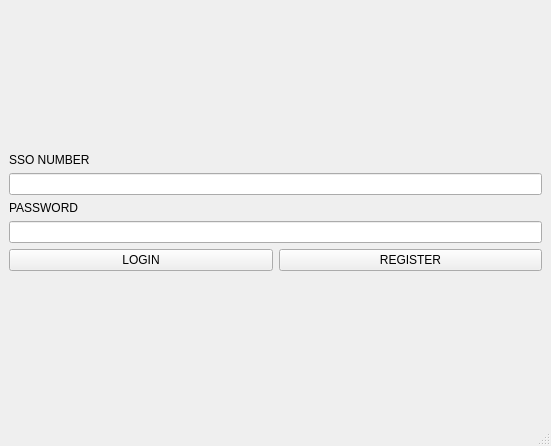
<?xml version="1.0" encoding="UTF-8"?>
<ui version="4.0">
 <class>MainWindow</class>
 <widget class="QMainWindow" name="MainWindow">
  <property name="geometry">
   <rect>
    <x>0</x>
    <y>0</y>
    <width>551</width>
    <height>446</height>
   </rect>
  </property>
  <property name="windowTitle">
   <string>MainWindow</string>
  </property>
  <widget class="QWidget" name="centralwidget">
   <layout class="QGridLayout" name="gridLayout">
    <item row="2" column="0" colspan="2">
     <widget class="QLineEdit" name="lineEdit_ssonumber"/>
    </item>
    <item row="6" column="0">
     <widget class="QPushButton" name="pushButton_login">
      <property name="text">
       <string>LOGIN</string>
      </property>
     </widget>
    </item>
    <item row="0" column="0" colspan="2">
     <spacer name="verticalSpacer_top">
      <property name="orientation">
       <enum>Qt::Orientation::Vertical</enum>
      </property>
      <property name="sizeHint" stdset="0">
       <size>
        <width>20</width>
        <height>40</height>
       </size>
      </property>
     </spacer>
    </item>
    <item row="1" column="0" colspan="2">
     <widget class="QLabel" name="label_ssonumber">
      <property name="text">
       <string>SSO NUMBER</string>
      </property>
     </widget>
    </item>
    <item row="6" column="1">
     <widget class="QPushButton" name="pushButton_register">
      <property name="text">
       <string>REGISTER</string>
      </property>
     </widget>
    </item>
    <item row="4" column="0" colspan="2">
     <widget class="QLabel" name="label_password">
      <property name="text">
       <string>PASSWORD</string>
      </property>
     </widget>
    </item>
    <item row="5" column="0" colspan="2">
     <widget class="QLineEdit" name="lineEdit_password"/>
    </item>
    <item row="7" column="0" colspan="2">
     <spacer name="verticalSpacer_bottom">
      <property name="orientation">
       <enum>Qt::Orientation::Vertical</enum>
      </property>
      <property name="sizeHint" stdset="0">
       <size>
        <width>20</width>
        <height>40</height>
       </size>
      </property>
     </spacer>
    </item>
   </layout>
  </widget>
  <widget class="QMenuBar" name="menubar">
   <property name="geometry">
    <rect>
     <x>0</x>
     <y>0</y>
     <width>551</width>
     <height>21</height>
    </rect>
   </property>
  </widget>
  <widget class="QStatusBar" name="statusbar"/>
 </widget>
 <resources/>
 <connections/>
</ui>
